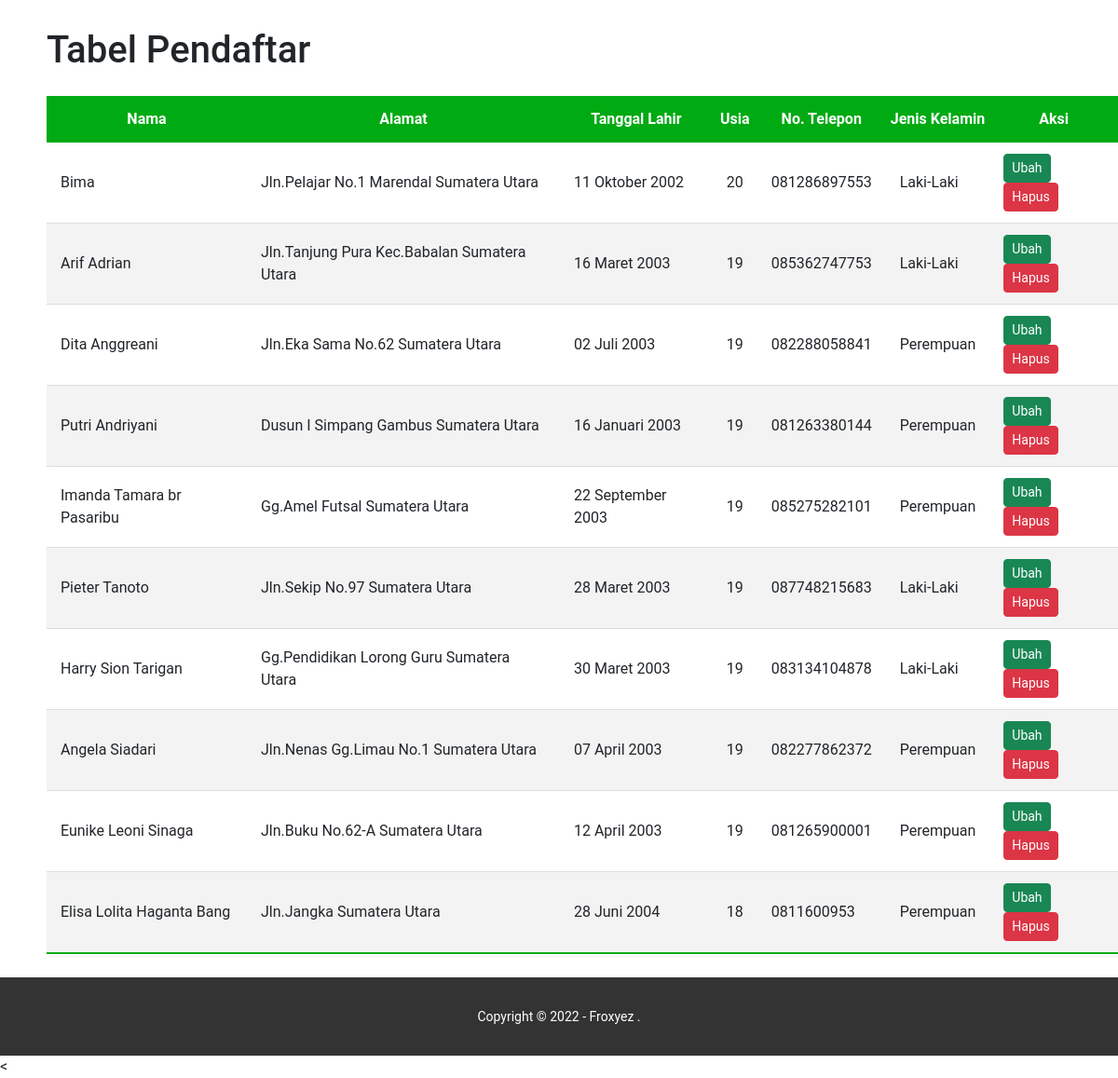
The page /data_pendaftar.php on the database its author committed.
### tables this page shows
CREATE TABLE `pendaftar` (
  `nama` varchar(25) DEFAULT NULL,
  `alamat` varchar(50) DEFAULT NULL,
  `tgl_lahir` varchar(25) DEFAULT NULL,
  `usia` int(25) DEFAULT NULL,
  `no_telepon` varchar(25) DEFAULT NULL,
  `jenis_kelamin` varchar(25) DEFAULT NULL
);

### data_pendaftar.php (the view, shortened to what this page needs)
<?php
include 'koneksi.php'
?>
<!DOCTYPE html>
<html lang="en">
<head>
    <link rel="stylesheet" href="https://cdn.jsdelivr.net/npm/bootstrap@5.2.3/dist/css/bootstrap.min.css">
    <link rel="stylesheet" href="data_pendaftar.css">
</head>
<body>
    <h1 class="judul">Tabel Pendaftar</h1>
    <div class="tContainer">
        <table class="content-table">
            <thead>
                <tr>
                    <th scope="col">Nama</th>
                    <th scope="col">Alamat</th>
                    <th scope="col">Tanggal Lahir</th>
                    <th scope="col">Usia</th>
                    <th scope="col">No. Telepon</th>
                    <th scope="col">Jenis Kelamin</th>
                    <th scope="col">Aksi</th>
                </tr>
            </thead>
            <tbody>
                <?php
                $get_user = "SELECT * FROM pendaftar";
                $result = $koneksi->query($get_user);
                while($row = $result->fetch_assoc()){
                    echo "
                    <tr>
                        <td>" . $row["nama"] ."</td>
                        <td>" . $row["alamat"] ."</td>
                        <td>" . $row["tgl_lahir"] ."</td>
                        <td>" . $row["usia"] ."</td>
                        <td>" . $row["no_telepon"] ."</td>
                        <td>" . $row["jenis_kelamin"] ."</td>
                        <td>
                            <a class='btn btn-success btn-sm' href='update.php?id=".$row["id"]."'>Ubah</a>
                            <a class='btn btn-danger btn-sm' href='delete.php?id=".$row["id"]."'>Hapus</a>
                        </td>
                    </tr>";
                }
                ?>
            </tbody>
        </table>
    </div>
    <footer>
		<div class="container">
			<small>Copyright &copy; 2022 - Froxyez .</small>
		</div>
	</footer>
</body>
</html>

### data_pendaftar.css (style rules this page uses)
*, html, body { margin: 0; padding: 0; font-family: "Roboto", sans-serif !important; }
.tContainer { padding-left: 50px; }
.content-table { border-collapse: collapse; margin: 25px 0; font-size: 1em; min-width: 400px; }
.content-table > th, td { padding: 12px 15px; }
.judul { padding-top: 30px; padding-left: 50px; }
.content-table > thead > tr { background-color: #00aa13; height: 50px; color: #fff; text-align: center; }
.content-table > tbody > tr { border-bottom: 1px solid #dddddd; }
.content-table > tbody > tr:nth-of-type(even) { background-color: #f3f3f3; }
.content-table > tbody > tr:last-of-type { border-bottom: 2px solid #00aa13; }
footer { padding:30px 0; background-color: #000; color: #fff; text-align: center; }
.container { width:80%; margin:0 auto; }
footer { padding:30px 0; background-color: #333; color: #fff; text-align: center; }

### rows shown on the page
pendaftar: nama "Bima", alamat "Jln.Pelajar No.1 Marendal Sumatera Utara", tgl_lahir "11 Oktober 2002", usia "20", no_telepon "081286897553", jenis_kelamin "Laki-Laki"
pendaftar: nama "Arif Adrian", alamat "Jln.Tanjung Pura Kec.Babalan Sumatera Utara", tgl_lahir "16 Maret 2003", usia "19", no_telepon "085362747753", jenis_kelamin "Laki-Laki"
pendaftar: nama "Dita Anggreani", alamat "Jln.Eka Sama No.62 Sumatera Utara", tgl_lahir "02 Juli 2003", usia "19", no_telepon "082288058841", jenis_kelamin "Perempuan"
pendaftar: nama "Putri Andriyani", alamat "Dusun I Simpang Gambus Sumatera Utara", tgl_lahir "16 Januari 2003", usia "19", no_telepon "081263380144", jenis_kelamin "Perempuan"
pendaftar: nama "Imanda Tamara br Pasaribu", alamat "Gg.Amel Futsal Sumatera Utara", tgl_lahir "22 September 2003", usia "19", no_telepon "085275282101", jenis_kelamin "Perempuan"
pendaftar: nama "Pieter Tanoto", alamat "Jln.Sekip No.97 Sumatera Utara", tgl_lahir "28 Maret 2003", usia "19", no_telepon "087748215683", jenis_kelamin "Laki-Laki"
pendaftar: nama "Harry Sion Tarigan", alamat "Gg.Pendidikan Lorong Guru Sumatera Utara", tgl_lahir "30 Maret 2003", usia "19", no_telepon "083134104878", jenis_kelamin "Laki-Laki"
pendaftar: nama "Angela Siadari", alamat "Jln.Nenas Gg.Limau No.1 Sumatera Utara", tgl_lahir "07 April 2003", usia "19", no_telepon "082277862372", jenis_kelamin "Perempuan"
pendaftar: nama "Eunike Leoni Sinaga", alamat "Jln.Buku No.62-A Sumatera Utara", tgl_lahir "12 April 2003", usia "19", no_telepon "081265900001", jenis_kelamin "Perempuan"
pendaftar: nama "Elisa Lolita Haganta Bang", alamat "Jln.Jangka Sumatera Utara", tgl_lahir "28 Juni 2004", usia "18", no_telepon "0811600953", jenis_kelamin "Perempuan"
